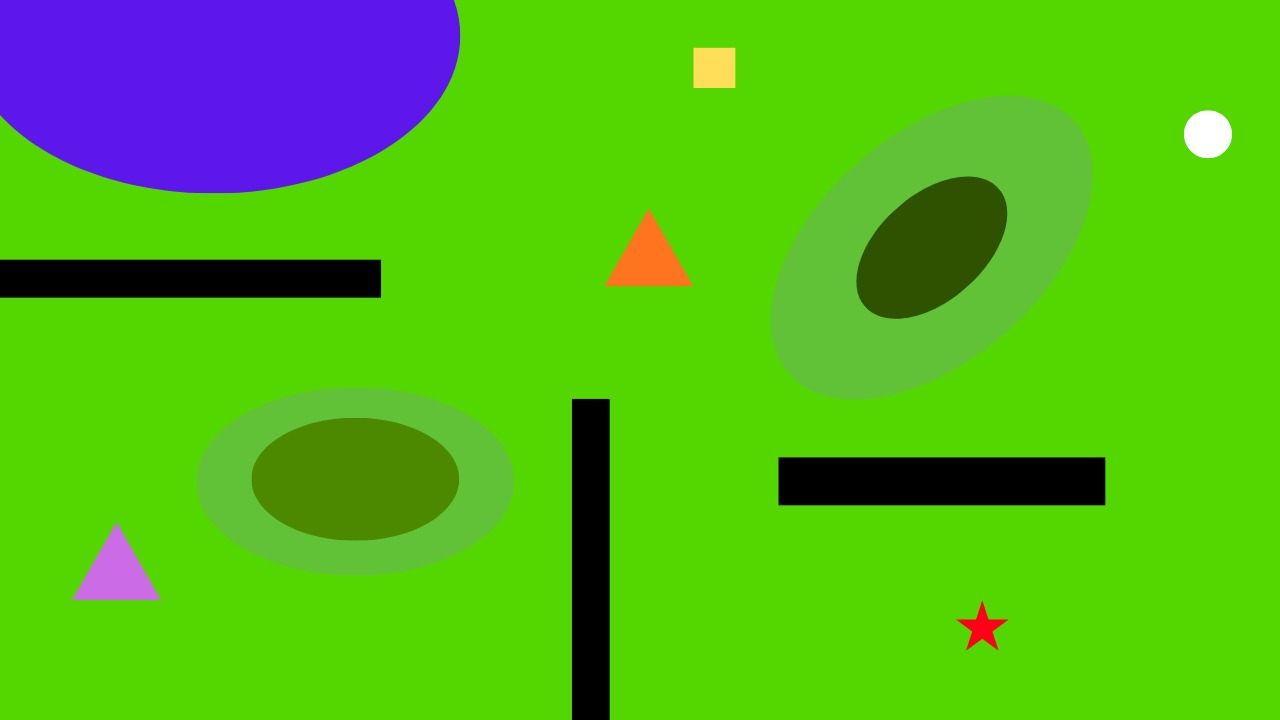
#> input picture AHTHISHAM 26-A14-008/input/IMG-20260831-WA0025.jpg, 1280 x 720 px, found by its file name
$ python TASK.py
#> lines starting #> are read from the running program, lines starting #| are printed output that depends on the picture; after the words box and inside, x2 and y2 are one past the last pixel; in counts of white or black regions, pixels touching at a corner belong together
#> in process_image, img_bgr is the input picture: shape (720, 1280, 3); mean B, G, R 25.9, 182.8, 83.2
# ============================================================
# SET YOUR PATHS HERE
# ============================================================
IMAGE_PATH = r"C:\Users\ahthisham1\Desktop\AHTHISHAM 26-A14-008\input\IMG-20260831-WA0025.jpg"
OUTPUT_DIR = r"C:\Users\ahthisham1\Desktop\AHTHISHAM 26-A14-008\outputs"
# ============================================================

import heapq
import json
import os

import cv2
import numpy as np
from scipy.ndimage import distance_transform_edt

AGE_SCORE = {"circle": 3, "star": 1, "square": 2}
AGE_NAME = {"circle": "Children", "star": "Adults", "square": "Senior Citizens"}
SEVERITY_SCORE = {"red": 3, "yellow": 2, "white": 1}
SEVERITY_NAME = {"red": "Critical", "yellow": "Moderate", "white": "Safe"}

SPEED_BY_LEVEL = {0: 20.0, 1: 15.0, 2: 10.0}
DEFAULT_SPEED = 10.0

GRID_SCALE = 4
MIN_SHAPE_AREA = 40
MIN_MARKER_AREA = 150
NUM_TERRAIN_LEVELS = 3  # light / moderately dark / darkest green


def shape_from_contour(cnt):
    peri = cv2.arcLength(cnt, True)
    if peri <= 0:
        return "unknown"
    approx = cv2.approxPolyDP(cnt, 0.035 * peri, True)
    area = cv2.contourArea(cnt)
    circularity = 4 * np.pi * area / (peri * peri) if peri > 0 else 0
    vertices = len(approx)

    if vertices == 3:
        return "triangle"
    if circularity > 0.80:
        return "circle"
    if vertices == 4:
        return "square"
    return "star"


def mean_hsv_of_contour(hsv_img, cnt):
    mask = np.zeros(hsv_img.shape[:2], dtype=np.uint8)
    cv2.drawContours(mask, [cnt], -1, 255, thickness=cv2.FILLED)
    mean = cv2.mean(hsv_img, mask=mask)
    return mean[0], mean[1], mean[2]


def classify_casualty_color(h, s, v):
    if s < 50 and v > 140:
        return "white"
    if (h <= 10 or h >= 170) and s > 60:
        return "red"
    if 18 <= h <= 40 and s > 60:
        return "yellow"
    return None


def build_masks(img_bgr):
    """
    Build the obstacle mask, casualty-colour masks and a terrain elevation
    level mask.

    Terrain levels are found with k-means clustering on pixel brightness
    (capped at NUM_TERRAIN_LEVELS clusters), NOT by counting exact unique
    RGB values. Counting unique colours is fragile on real / JPEG /
    anti-aliased images because compression noise can create hundreds of
    near-identical shades of green, which previously blew past the int8
    range used for level indices. K-means keeps the level count bounded
    and robust regardless of image noise.
    """
    hsv = cv2.cvtColor(img_bgr, cv2.COLOR_BGR2HSV)
#> hsv: shape (720, 1280, 3); mean H, S, V 53.8, 237, 201.3
    h, s, v = cv2.split(hsv)

    obstacle_mask = ((v < 60)).astype(np.uint8) * 255
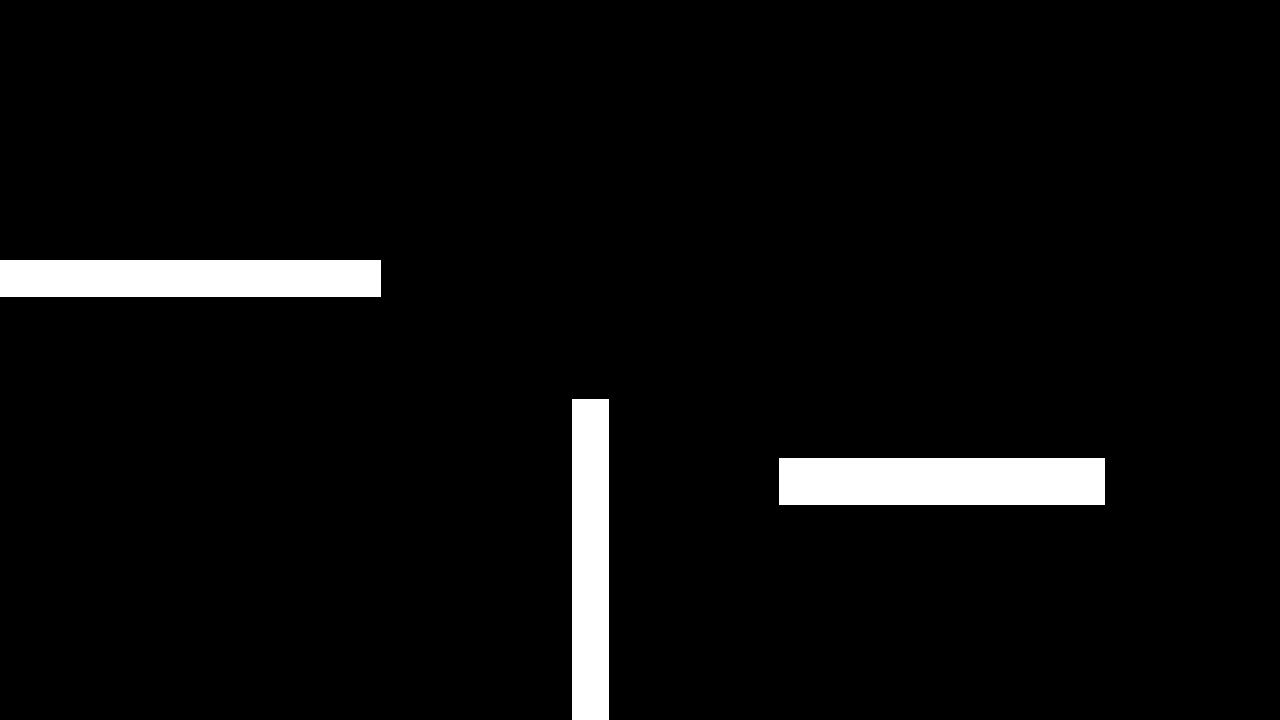
#> obstacle_mask: shape (720, 1280); 4.5% white; 3 white regions, box (x1, y1, x2, y2) and area: (779, 458, 1105, 505) 15322, (0, 260, 381, 297) 14097, (572, 399, 609, 720) 11877
    green_mask = (((h >= 32) & (h <= 95)) & (s > 40)).astype(np.uint8) * 255
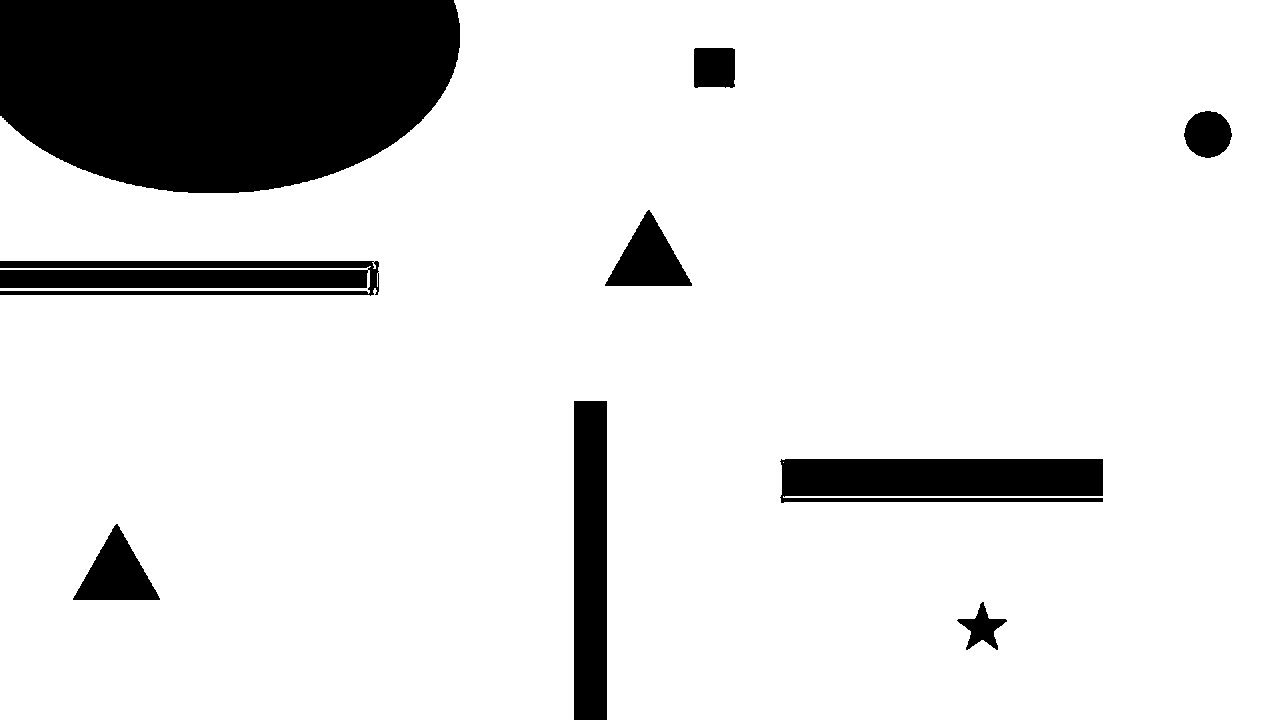
#> green_mask: shape (720, 1280); 86.8% white; 9 black regions, largest, box (x1, y1, x2, y2) and area: (0, 0, 460, 193) 75694, (780, 459, 1103, 503) 13178, (0, 261, 379, 296) 10927
    purple_mask = (((h >= 110) & (h <= 165)) & (s > 40)).astype(np.uint8) * 255
#> purple_mask: shape (720, 1280); 8.9% white; 14 white regions (4 under 20 px), largest, box (x1, y1, x2, y2) and area: (0, 0, 460, 193) 75613, (74, 525, 159, 600) 3359, (781, 498, 1103, 501) 962
    orange_mask = (((h >= 8) & (h <= 18)) & (s > 90) & (v > 90)).astype(np.uint8) * 255
#> orange_mask: shape (720, 1280); 0.37% white; 29 white regions (28 under 20 px), largest, box (x1, y1, x2, y2) and area: (606, 211, 691, 286) 3289
    red_mask = ((((h <= 10) | (h >= 170))) & (s > 60) & (v > 60)).astype(np.uint8) * 255
#> red_mask: shape (720, 1280); 0.09% white; 1 white region, box (x1, y1, x2, y2) and area: (959, 604, 1006, 648) 788
    yellow_mask = (((h >= 18) & (h <= 40)) & (s > 60) & (v > 90)).astype(np.uint8) * 255
#> yellow_mask: shape (720, 1280); 0.26% white; 14 white regions (8 under 20 px), largest, box (x1, y1, x2, y2) and area: (693, 48, 736, 88) 1712, (604, 209, 693, 287) 437, (983, 617, 1008, 650) 94, (957, 612, 978, 636) 60, (966, 637, 982, 650) 33, (980, 601, 988, 616) 23
    white_mask = ((s < 50) & (v > 140)).astype(np.uint8) * 255
#> white_mask: shape (720, 1280); 0.2% white; 48 white regions (47 under 20 px), largest, box (x1, y1, x2, y2) and area: (1184, 111, 1232, 158) 1737

    # int16 (not int8) gives extra headroom for the level index.
    level_mask = np.full(img_bgr.shape[:2], -1, dtype=np.int16)
    ys, xs = np.where(green_mask > 0)
    if len(ys) > 0:
        pixel_vals = img_bgr[ys, xs].astype(np.float32)
        brightness = pixel_vals.sum(axis=1).reshape(-1, 1)  # 1D clustering feature

        n_unique = len(np.unique(np.round(brightness).astype(np.int32)))
#> n_unique = 450
        k_eff = max(1, min(NUM_TERRAIN_LEVELS, n_unique))
#> k_eff = 3

        if k_eff == 1:
            labels_flat = np.zeros(len(brightness), dtype=np.int32)
            centers = np.array([[brightness.mean()]], dtype=np.float32)
        else:
            criteria = (cv2.TERM_CRITERIA_EPS + cv2.TERM_CRITERIA_MAX_ITER, 30, 0.5)
            _, labels, centers = cv2.kmeans(
                brightness, k_eff, None, criteria, 5, cv2.KMEANS_PP_CENTERS)
#> centers = [345.9, 297.6, 91.77]
            labels_flat = labels.flatten()

        centers_flat = centers.flatten()
#> centers_flat = [345.9, 297.6, 91.77]
        order = np.argsort(centers_flat)[::-1]  # brightest (lightest green) -> level 0
#> order = [0, 1, 2]
        rank = {int(old): new for new, old in enumerate(order)}
#> rank = {0: 0, 1: 1, 2: 2}
        levels_flat = np.array([rank[int(l)] for l in labels_flat], dtype=np.int16)
        level_mask[ys, xs] = levels_flat

    return obstacle_mask, level_mask, purple_mask, orange_mask, red_mask, yellow_mask, white_mask


def fill_level_holes(level_mask, obstacle_mask):
    known = level_mask >= 0
#> known: shape (720, 1280) bool; 86.8% white; 9 black regions
    if known.all():
        filled = level_mask.copy()
    else:
        if not known.any():
            filled = np.zeros_like(level_mask)
        else:
            _, inds = distance_transform_edt(~known, return_distances=True, return_indices=True)
            filled = level_mask[tuple(inds)]
    filled = filled.copy()
    filled[obstacle_mask > 0] = -1
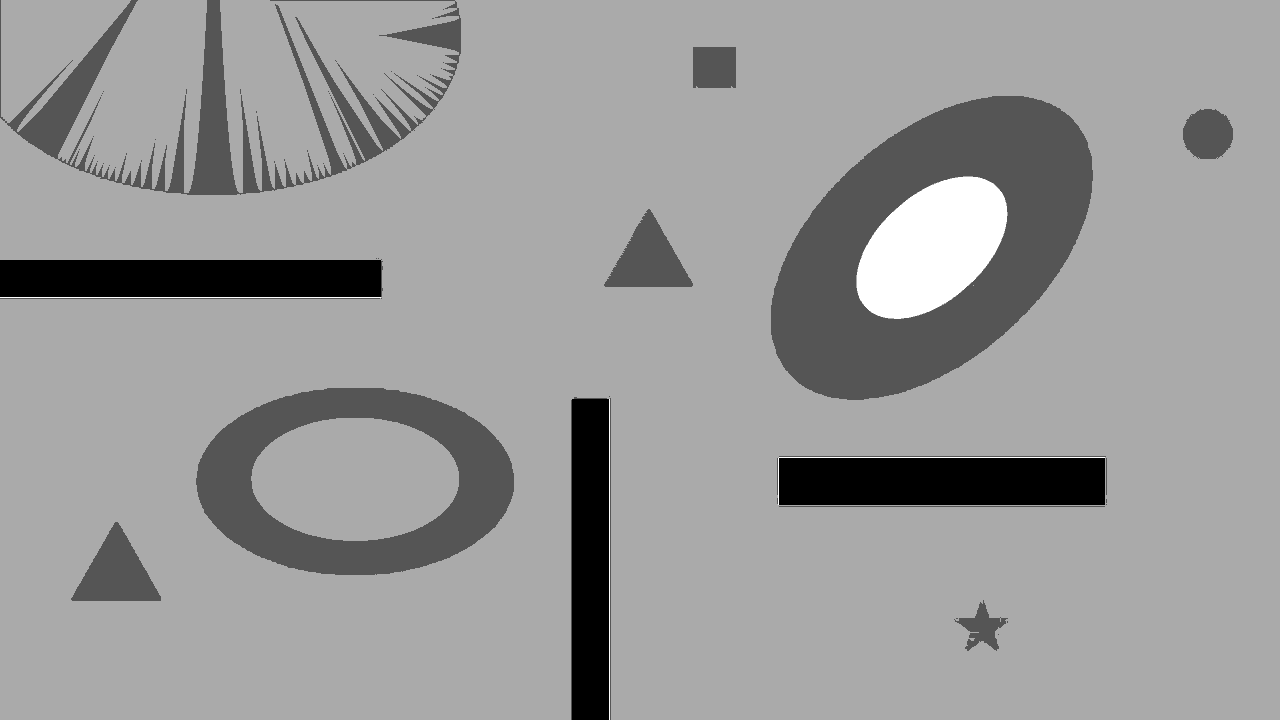
#> filled: shape (720, 1280) int16; min -1, max 2, mean 0.804; drawn with min black and max white
    return filled


def detect_markers_and_casualties(img_bgr, obstacle_mask, level_mask, purple_mask,
                                   orange_mask, red_mask, yellow_mask, white_mask):
    hsv = cv2.cvtColor(img_bgr, cv2.COLOR_BGR2HSV)
    h, w = obstacle_mask.shape

    start_pos = None
    best_area = 0
    contours, _ = cv2.findContours(orange_mask, cv2.RETR_EXTERNAL, cv2.CHAIN_APPROX_SIMPLE)
#> contours = 29 contours, 28 with area under 20; largest, box (x1, y1, x2, y2) and area: (606, 211, 691, 286) 3172
    for cnt in contours:
        area = cv2.contourArea(cnt)
        if area < MIN_MARKER_AREA:
            continue
        if shape_from_contour(cnt) == "triangle" and area > best_area:
            M = cv2.moments(cnt)
            if M["m00"] == 0:
                continue
            start_pos = (int(M["m10"] / M["m00"]), int(M["m01"] / M["m00"]))
            best_area = area
#> this loop made 29 passes
#> (peri in shape_from_contour, approx in shape_from_contour, circularity in shape_from_contour, vertices in shape_from_contour, start_pos, best_area) on pass 29: (269.3, [[648, 211], [606, 284], [690, 285]], 0.55, 3, (648, 260), 3172)
#> after the loop, M = moments, m00 3172, centre m10/m00, m01/m00 = (648.2, 260.1); best_area = 3172

    destination_pos = None
    best_area = 0
    contours, _ = cv2.findContours(purple_mask, cv2.RETR_EXTERNAL, cv2.CHAIN_APPROX_SIMPLE)
#> contours = 14 contours, 7 with area under 20; largest, box (x1, y1, x2, y2) and area: (0, 0, 460, 193) 75056, (74, 525, 159, 600) 3242, (781, 498, 1103, 501) 638, (0, 291, 367, 294) 549, (0, 266, 367, 268) 366, (781, 460, 784, 495) 32, (374, 269, 379, 290) 25
    for cnt in contours:
        area = cv2.contourArea(cnt)
        if area < MIN_MARKER_AREA:
            continue
        if area > best_area:
            M = cv2.moments(cnt)
            if M["m00"] == 0:
                continue
            destination_pos = (int(M["m10"] / M["m00"]), int(M["m01"] / M["m00"]))
            best_area = area
#> this loop made 14 passes
#> (area, destination_pos, best_area) on passes 1, 14: (3241.5, (116, 573), 3241.5), (75056, (221, 84), 75056)
#> after the loop, M = moments, m00 75056, centre m10/m00, m01/m00 = (221.6, 84.68); best_area = 75056

    casualty_mask = cv2.bitwise_or(cv2.bitwise_or(red_mask, yellow_mask), white_mask)
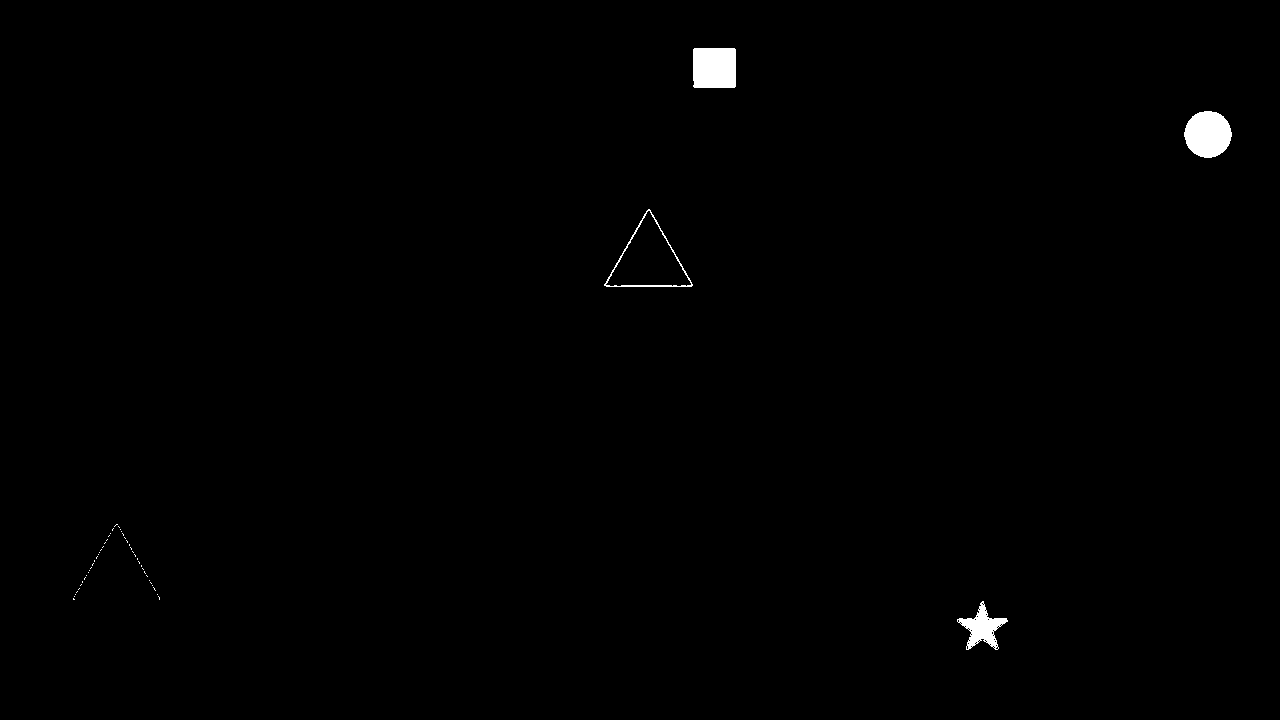
#> casualty_mask: shape (720, 1280); 0.54% white; 51 white regions (47 under 20 px)
    contours, _ = cv2.findContours(casualty_mask, cv2.RETR_EXTERNAL, cv2.CHAIN_APPROX_SIMPLE)
#> contours = 51 contours, 47 with area under 20; largest, box (x1, y1, x2, y2) and area: (604, 209, 693, 287) 3526, (1184, 111, 1232, 158) 1670, (693, 48, 736, 88) 1632, (957, 601, 1008, 650) 960

    casualties = []
    for cnt in contours:
        area = cv2.contourArea(cnt)
        if area < MIN_SHAPE_AREA:
            continue
        shp = shape_from_contour(cnt)
        if shp not in AGE_SCORE:
            continue
        mh, ms, mv = mean_hsv_of_contour(hsv, cnt)
        color = classify_casualty_color(mh, ms, mv)
        if color is None:
            continue
        M = cv2.moments(cnt)
        if M["m00"] == 0:
            continue
        cx, cy = int(M["m10"] / M["m00"]), int(M["m01"] / M["m00"])
        lvl = int(level_mask[min(max(cy, 0), h - 1), min(max(cx, 0), w - 1)])
        lvl = max(lvl, 0)
        priority = SEVERITY_SCORE[color] * AGE_SCORE[shp]
        casualties.append({
            "coords": (cx, cy), "shape": shp, "age_group": AGE_NAME[shp],
            "age_score": AGE_SCORE[shp], "color": color, "severity": SEVERITY_NAME[color],
            "severity_score": SEVERITY_SCORE[color], "priority_score": priority, "level": lvl,
        })
#> this loop made 51 passes
#> (peri in shape_from_contour, circularity in shape_from_contour, vertices in shape_from_contour, shp, mean in mean_hsv_of_contour, mh, ms) on pass 1: (210.6, 0.272, 10, 'star', (108.7, 246.8, 223.2, 0), 108.7, 246.8)
#> (the rest of the program and of its run is left out)
